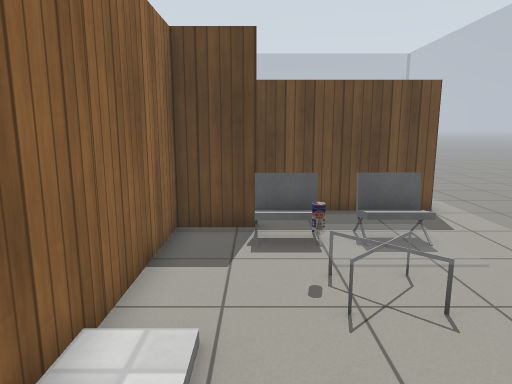
View 1 (above)

19 first-person views from a walk through a Gazebo world. The camera is 1.3 m above the floor, tilts 10° down and sees 70° across. Floor lines are 1 m apart. The floor is counted in squares, 0.5 m on a side. Each view is taken from the middle of a square. On the plan, view 1 faces up. The plan holds only what a view shows up to about 20 squares ahead; the rest is blank. The robots in the file are not drawn. Gazebo's built-in surfaces are drawn with simple patterns.

View 2
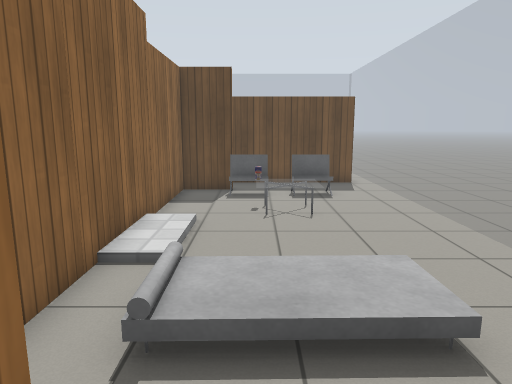

View 3
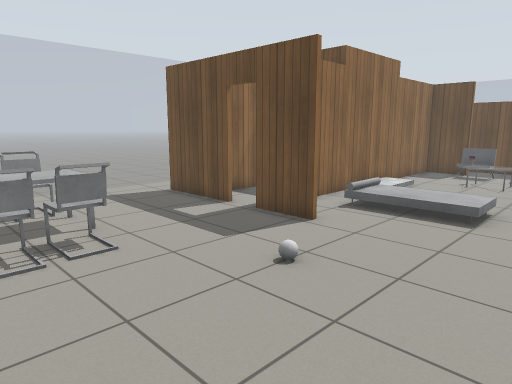

View 4
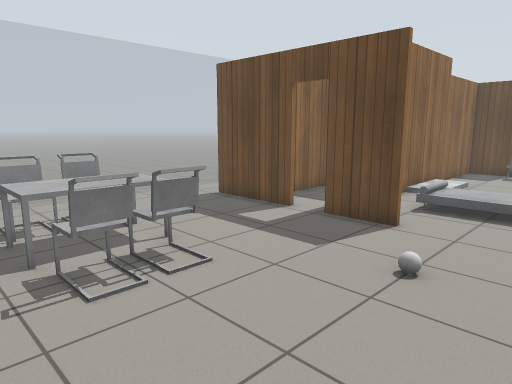

View 5
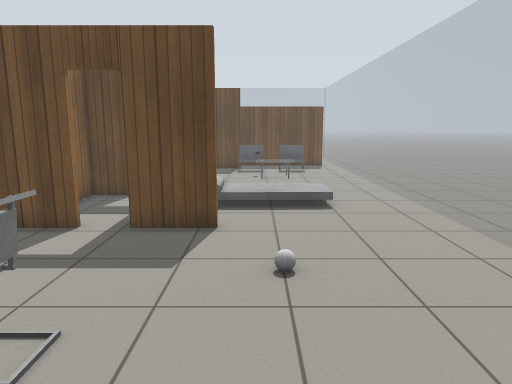

View 6
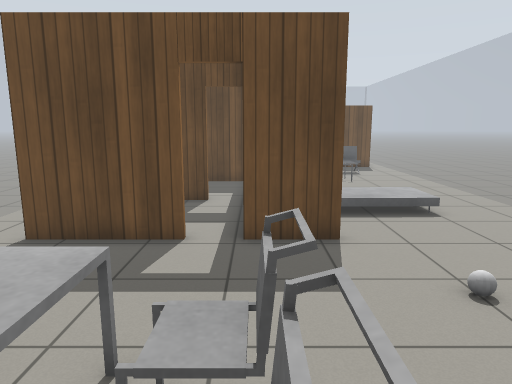

View 7
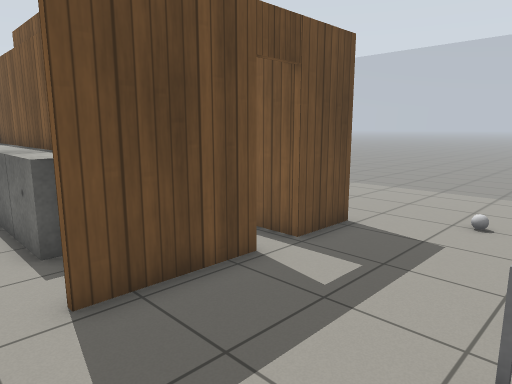

View 8
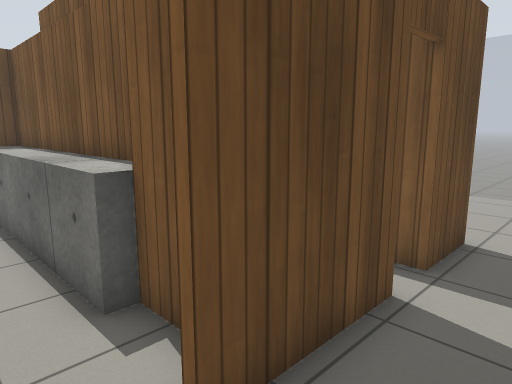

View 9
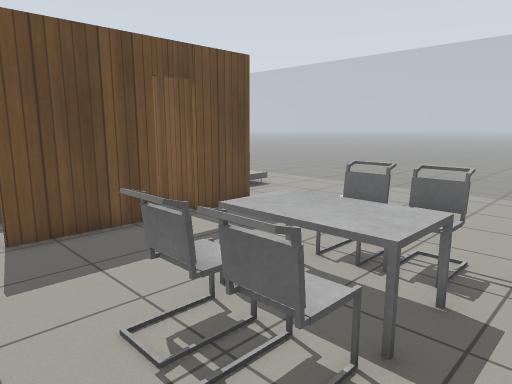

View 10
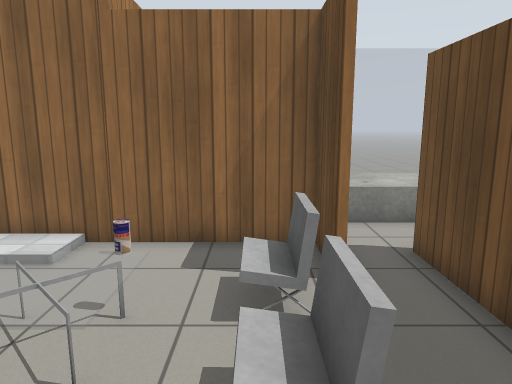

View 11
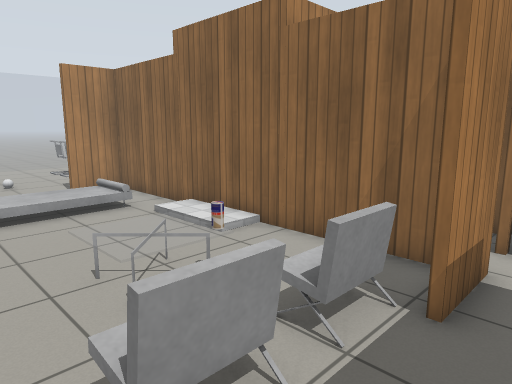

View 12
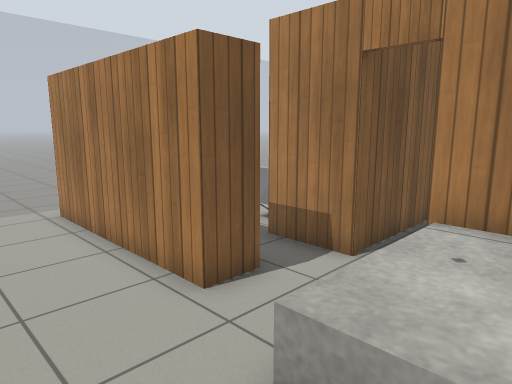

View 13
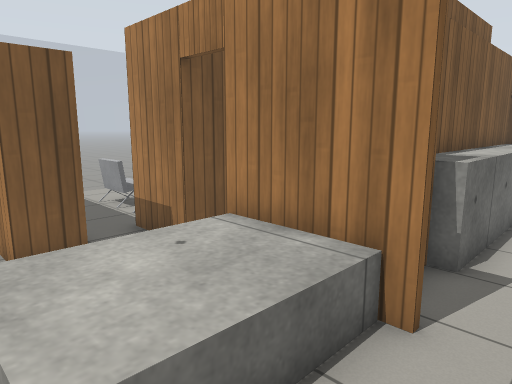

View 14
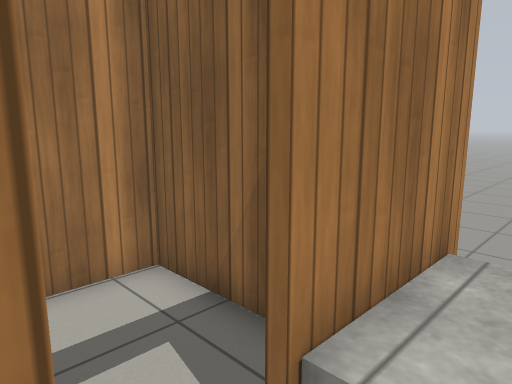

View 15
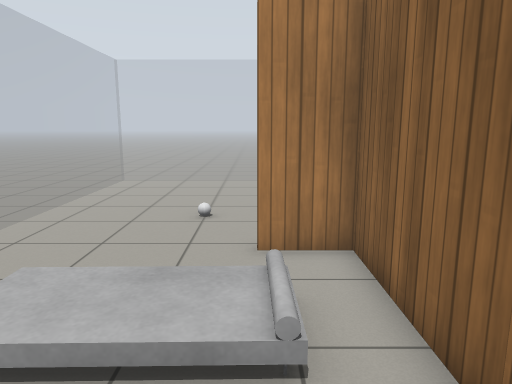

View 16
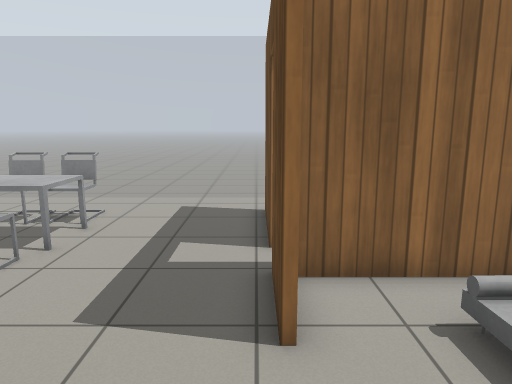

View 17
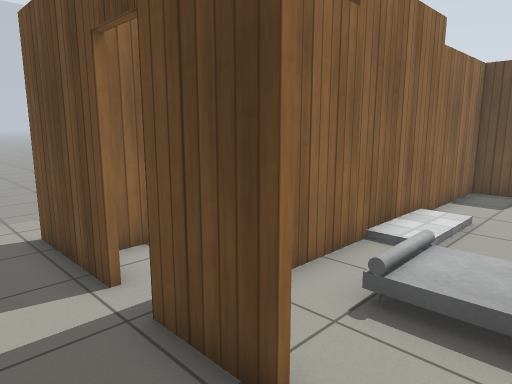

View 18
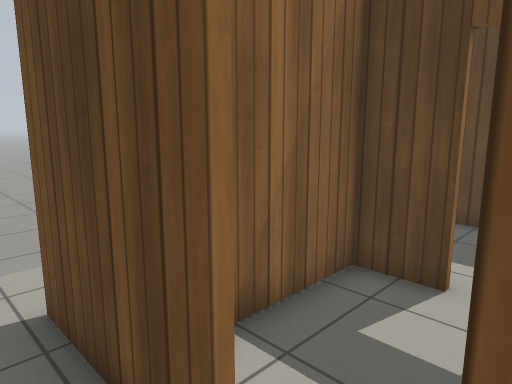

View 19
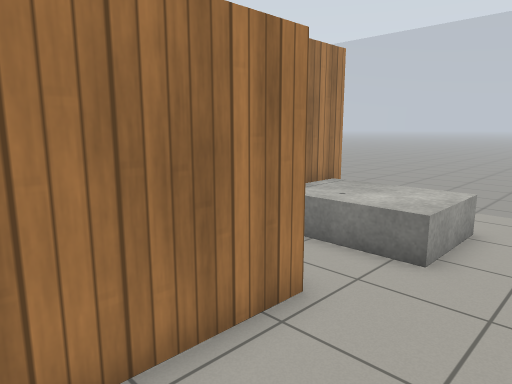

### Floor plan
Ten units are one square. View 1 is at (0, 0); x grows to the right and y downward. Boxes are objects, and circles mark ways between rooms. Rooms are numbered by the first view taken in them; rooms with no view inside come last. Other rooms are left out.
<svg viewBox="-90 -155 155 285">
<path fill="none" stroke="#000" d="M0 47 -23 47M-36 47 -75 47M-66 32 -66 21 -71 21M-71 -70 -65 -70M-4 -94 -21 -94 -21 45 0 45M56 -113 -4 -113M-71 21 -71 -70M-69 -95 -69 -132M-14 -113 -14 -126 56 -126M-70 -136 -39 -136 -39 -114M-23 -95 -4 -95M-4 -113 -14 -113M-39 -114 -39 -95M-36 0 -54 0 -54 39M-23 47 -23 23M-23 -54 -23 -95M-54 -91 -54 -49 -34 -49M-26 -47 -50 -47"/>
<rect x="-75" y="115" width="20" height="10" fill="#bbb"><title>chair</title></rect>
<rect x="-75" y="95" width="20" height="20" fill="#bbb"><title>chair</title></rect>
<rect x="-55" y="95" width="20" height="30" fill="#bbb"><title>dining table</title></rect>
<rect x="-35" y="115" width="20" height="10" fill="#bbb"><title>chair</title></rect>
<rect x="-35" y="95" width="20" height="20" fill="#bbb"><title>chair</title></rect>
<rect x="-5" y="-5" width="40" height="30" fill="#bbb"><title>bed</title></rect>
<rect x="-5" y="-95" width="20" height="20" fill="#bbb"><title>chair</title></rect>
<rect x="5" y="-65" width="30" height="20" fill="#bbb"><title>coffee table</title></rect>
<rect x="5" y="-65" width="10" height="10" fill="#bbb"><title>drink can</title></rect>
<rect x="15" y="75" width="10" height="10" fill="#bbb"><title>white ball</title></rect>
<rect x="25" y="-95" width="20" height="20" fill="#bbb"><title>chair</title></rect>
<circle cx="-85" cy="-145" r="3" fill="#2a7"/>
<circle cx="60" cy="-120" r="3" fill="#2a7"/>
<circle cx="-10" cy="-105" r="3" fill="#2a7"/>
<circle cx="-30" cy="50" r="3" fill="#2a7"/>
<circle cx="-25" cy="-120" r="3" fill="#2a7"/>
<circle cx="-30" cy="-95" r="3" fill="#2a7"/>
<circle cx="-30" cy="0" r="3" fill="#2a7"/>
<text x="-10" y="30">1</text>
<text x="-10" y="-150">2</text>
<text x="-20" y="-110">3</text>
<text x="-40" y="20">4</text>
<text x="-40" y="-70">5</text>
<text x="-40" y="-30">6</text>
</svg>
Room 1 opens to room 2. Room 1 opens to room 3. Room 1 opens to room 4. Room 2 opens to room 3. Room 3 opens to room 5. Room 4 opens to room 6.

Where each view was taken, in squares from view 1:
view 1: 0 up, 0 right, facing up
view 2: 6 down, 1 right, facing up
view 3: 13 down, 6 right, facing up-left
view 4: 14 down, 4 right, facing up-left
view 5: 14 down, 1 right, facing up
view 6: 13 down, 2 left, facing up
view 7: 10 down, 9 left, facing up-right
view 8: 7 down, 9 left, facing up-right
view 9: 14 down, 9 left, facing up-right
view 10: 8 up, 6 right, facing left
view 11: 11 up, 5 right, facing down-left
view 12: 16 up, 6 left, facing down-right
view 13: 14 up, 9 left, facing down-right
view 14: 11 up, 2 left, facing down-left
view 15: 3 up, 0 right, facing down
view 16: 5 down, 4 right, facing left
view 17: 7 down, 2 right, facing up-left
view 18: 6 down, 2 left, facing up-left
view 19: 16 up, 3 right, facing down-left
